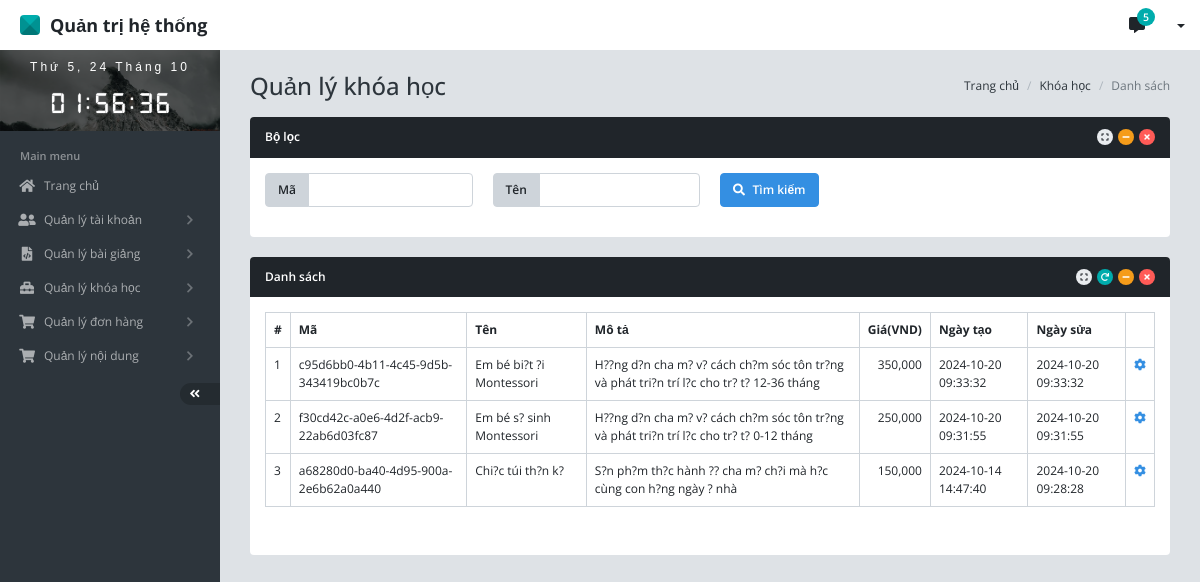
/admin/index.php?c=packInfo&m=list, run on an earlier commit of the app's database.
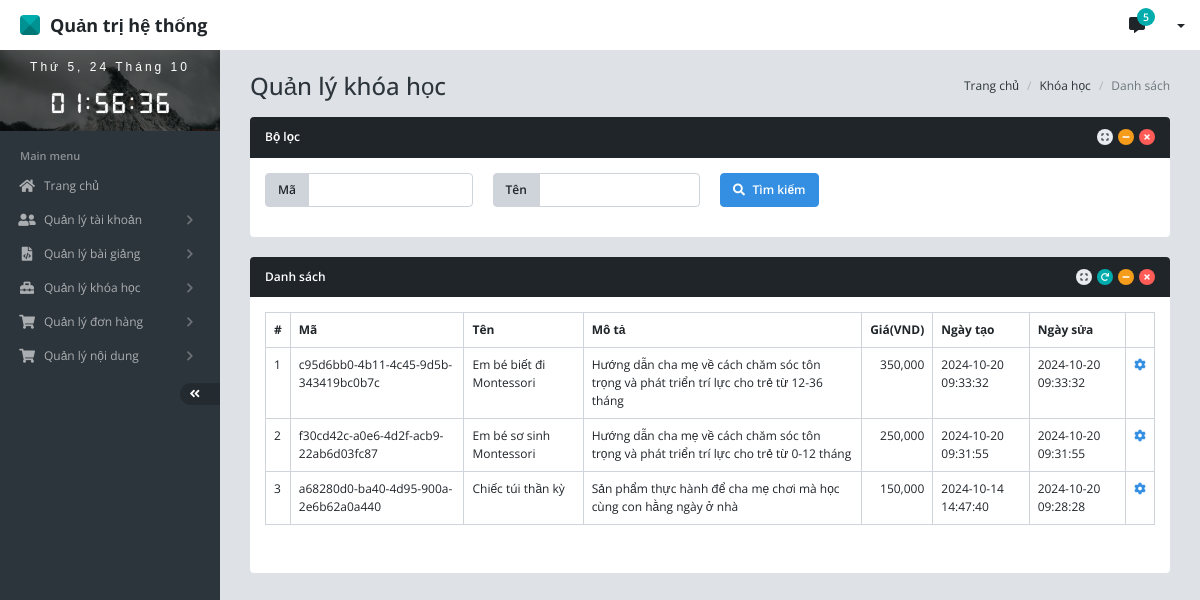
And on a later commit of the database.
### tables this page shows
CREATE TABLE IF NOT EXISTS `pack_info` (
  `id` bigint(20) NOT NULL AUTO_INCREMENT,
  `code` text DEFAULT NULL,
  `name` text DEFAULT NULL,
  `description` text DEFAULT NULL,
  `content_html` text DEFAULT NULL,
  `thumb_url` text DEFAULT NULL,
  `price` int(11) DEFAULT NULL,
  `created_date` datetime DEFAULT NULL,
  `updated_date` datetime DEFAULT NULL,
  PRIMARY KEY (`id`),
  KEY `IDX_pack_info_code` (`code`(768))
);

### admin/view/PackInfoView.php (called while the page is built, shortened)
<?php
class PackInfoView{
	public function goList($search, $packInfos){
        include_once("template/pack-info/list.php");
    }
}

### admin/controller/PackInfoController.php (called while the page is built, shortened)
<?php
include_once("model/PackInfoModel.php");
include_once("view/PackInfoView.php");
class PackInfoController{
	private $packInfoModel;
	private $packInfoView;
    public function __construct(){
    	$this->packInfoModel = new PackInfoModel();
    	$this->packInfoView = new PackInfoView();
    }
	public function list(){
		$code = (isset($_GET['ip-code'])) ? $_GET['ip-code'] : '';
		$name = (isset($_GET['ip-name'])) ? $_GET['ip-name'] : '';
		$page = (isset($_GET['ip-page'])) ? $_GET['ip-page'] : 1;
		$search = array(
			"code"=> $code,
			"name"=> $name,
			"page" => $page,
			"limit" => DataUtils::DATA_PAGE_LIMIT
		);
		$list = $this->packInfoModel->selectList($search);
		$count = $this->packInfoModel->selectCount($search);
		$search['count'] = $count;
		$this->packInfoView->goList($search, $list);
	}
}

### admin/index.php (called while the page is built, shortened)
<?php
include_once("../utils/MySQLUtils.php");
include_once("controller/PackInfoController.php");
$c = (isset($_GET['c'])) ? $_GET['c'] : "user";
switch ($c) {
	case 'packInfo':
		$controller = new PackInfoController();
		break;
}
$m = (isset($_GET['m'])) ? $_GET['m'] : "list";
$controller->$m();

### utils/MySQLUtils.php (called while the page is built, shortened)
<?php
	class MySQLUtils {
		private static $conn = null;
		private $username = "root";
		private $password = "12345678";
		function __construct() {
			try {
			  self::$conn = new PDO("mysql:host=$servername;dbname=joy_home;port=3307", $this->username, $this->password);
			  self::$conn->exec("set names utf8mb4");
			  self::$conn->setAttribute(PDO::ATTR_ERRMODE, PDO::ERRMODE_EXCEPTION);
			} catch(PDOException $e) {
			}
		}
		public function selectList($query, $param = null){
			$stmt = self::$conn->prepare($query);
		  	$stmt->execute($param);
		  	$stmt->setFetchMode(PDO::FETCH_ASSOC);
		  	$result = $stmt->fetchAll();
		  	return $result;
		}
	}
?>

### admin/model/PackInfoModel.php (called while the page is built, shortened)
<?php
class PackInfoModel{
	function __construct(){
		$this->db = new MySQLUtils();
	}
	public function selectList($search){
		$start = $search['limit'] * ($search['page']-1);
		$limit = $search['limit'];
		$query = "SELECT *
		FROM pack_info
		WHERE (:code = '' OR code = :code)
		AND (:name = '' OR name = :name)
		ORDER BY id DESC
		LIMIT $start, $limit";
		$param = array(
			'code' => $search['code'],
			'name' => $search['name']
		);
		return $this->db->selectList($query, $param);
	}
}

### admin/template/pack-info/list.php (the view, shortened to what the changed rows need)
<!DOCTYPE html>
<html>
<?php include_once("template/common/head.php"); ?>
<?php include_once("template/common/css.php"); ?>
<body>
    <div id="app" class="app app-header-fixed app-sidebar-fixed">
		<div id="content" class="app-content">
			<h1 class="page-header d-flex align-items-center">
			  	Quản lý khóa học
			</h1>
			<div class="panel panel-inverse">
				<div class="panel-body">
					<table class="table table-bordered table-hover">
						<thead>
							<tr>
								<th>#</th>
								<th>Mã</th>
								<th>Tên</th>
								<th>Mô tả</th>
								<th>Giá(VND)</th>
								<th>Ngày tạo</th>
								<th>Ngày sửa</th>
								<th></th>
							</tr>
						</thead>
						<tbody>
							<?php if(count($packInfos) > 0) : ?>
                      		<?php foreach ($packInfos as $key => $item) : ?>
                      		<tr>
                      			<td><?= $key + 1; ?></td>
                      			<td><?= $item['code']; ?></td>
                      			<td><?= $item['name']; ?></td>
                      			<td><?= $item['description']; ?></td>
                      			<td class="text-end"><?= number_format($item['price']); ?></td>
                      			<td><?= $item['created_date']; ?></td>
                      			<td><?= $item['updated_date']; ?></td>
                      			<td><a href="?c=packInfo&m=goUpdate&code=<?= $item['code']; ?>"><i class="fa fa-cog"></i></a></td>
                      		</tr>
                      		<?php endforeach; ?>
                      		<?php else : ?>
                      			<tr>
                      				<td colspan="100%" class="text-center"><i class="fa fa-inbox"></i> Không có dữ liệu</i></td>
                      			</tr>
                      		<?php endif; ?>
						</tbody>
					</table>
				</div>
			</div>
		</div>
    </div>
</body>
</html>

What changed in the data, as far as the page shows it:
changed pack_info "c95d6bb0-4b11-4c45-9d5b-343419bc0b7c": name "Em bé bi?t ?i Montessori" → "Em bé biết đi Montessori"; description "H??ng d?n cha m? v? cách ch?m sóc tôn tr?ng và phát tri?n trí l?c cho tr? t? 12-36 tháng" → "Hướng dẫn cha mẹ về cách chăm sóc tôn trọng và phát triển trí lực cho trẻ từ 12-36 tháng"
changed pack_info "f30cd42c-a0e6-4d2f-acb9-22ab6d03fc87": name "Em bé s? sinh Montessori" → "Em bé sơ sinh Montessori"; description "H??ng d?n cha m? v? cách ch?m sóc tôn tr?ng và phát tri?n trí l?c cho tr? t? 0-12 tháng" → "Hướng dẫn cha mẹ về cách chăm sóc tôn trọng và phát triển trí lực cho trẻ từ 0-12 tháng"
changed pack_info "a68280d0-ba40-4d95-900a-2e6b62a0a440": name "Chi?c túi th?n k?" → "Chiếc túi thần kỳ"; description "S?n ph?m th?c hành ?? cha m? ch?i mà h?c cùng con h?ng ngày ? nhà" → "Sản phẩm thực hành để cha mẹ chơi mà học cùng con hằng ngày ở nhà"
